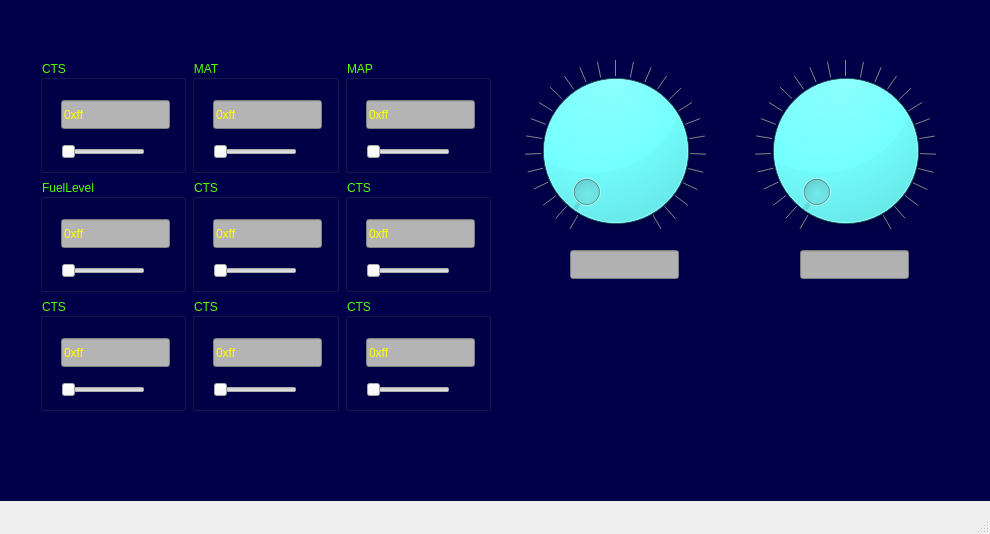
<?xml version="1.0" encoding="UTF-8"?>
<ui version="4.0">
 <class>MainWindow</class>
 <widget class="QMainWindow" name="MainWindow">
  <property name="geometry">
   <rect>
    <x>0</x>
    <y>0</y>
    <width>990</width>
    <height>534</height>
   </rect>
  </property>
  <property name="windowTitle">
   <string>MainWindow</string>
  </property>
  <widget class="QWidget" name="centralwidget">
   <widget class="QDial" name="dial_10">
    <property name="geometry">
     <rect>
      <x>510</x>
      <y>60</y>
      <width>211</width>
      <height>181</height>
     </rect>
    </property>
    <property name="cursor">
     <cursorShape>ClosedHandCursor</cursorShape>
    </property>
    <property name="styleSheet">
     <string notr="true">background-color: rgb(85, 255, 255);
color: rgb(85, 255, 255);</string>
    </property>
    <property name="maximum">
     <number>255</number>
    </property>
    <property name="singleStep">
     <number>10</number>
    </property>
    <property name="value">
     <number>4</number>
    </property>
    <property name="tracking">
     <bool>true</bool>
    </property>
    <property name="orientation">
     <enum>Qt::Vertical</enum>
    </property>
    <property name="invertedAppearance">
     <bool>false</bool>
    </property>
    <property name="invertedControls">
     <bool>false</bool>
    </property>
    <property name="wrapping">
     <bool>false</bool>
    </property>
    <property name="notchTarget">
     <double>10.699999999999999</double>
    </property>
    <property name="notchesVisible">
     <bool>true</bool>
    </property>
   </widget>
   <widget class="QLineEdit" name="lineEdit_5">
    <property name="geometry">
     <rect>
      <x>570</x>
      <y>250</y>
      <width>109</width>
      <height>29</height>
     </rect>
    </property>
    <property name="styleSheet">
     <string notr="true">background-color: rgb(177, 177, 177);</string>
    </property>
   </widget>
   <widget class="QWidget" name="layoutWidget">
    <property name="geometry">
     <rect>
      <x>0</x>
      <y>0</y>
      <width>2</width>
      <height>2</height>
     </rect>
    </property>
    <layout class="QVBoxLayout" name="verticalLayout_5"/>
   </widget>
   <widget class="QWidget" name="layoutWidget">
    <property name="geometry">
     <rect>
      <x>0</x>
      <y>0</y>
      <width>2</width>
      <height>2</height>
     </rect>
    </property>
    <layout class="QHBoxLayout" name="horizontalLayout"/>
   </widget>
   <widget class="QDial" name="dial_11">
    <property name="geometry">
     <rect>
      <x>740</x>
      <y>60</y>
      <width>211</width>
      <height>181</height>
     </rect>
    </property>
    <property name="cursor">
     <cursorShape>ClosedHandCursor</cursorShape>
    </property>
    <property name="styleSheet">
     <string notr="true">background-color: rgb(85, 255, 255);
color: rgb(85, 255, 255);</string>
    </property>
    <property name="maximum">
     <number>255</number>
    </property>
    <property name="singleStep">
     <number>10</number>
    </property>
    <property name="value">
     <number>4</number>
    </property>
    <property name="tracking">
     <bool>true</bool>
    </property>
    <property name="orientation">
     <enum>Qt::Vertical</enum>
    </property>
    <property name="invertedAppearance">
     <bool>false</bool>
    </property>
    <property name="invertedControls">
     <bool>false</bool>
    </property>
    <property name="wrapping">
     <bool>false</bool>
    </property>
    <property name="notchTarget">
     <double>10.699999999999999</double>
    </property>
    <property name="notchesVisible">
     <bool>true</bool>
    </property>
   </widget>
   <widget class="QLineEdit" name="lineEdit_6">
    <property name="geometry">
     <rect>
      <x>800</x>
      <y>250</y>
      <width>109</width>
      <height>29</height>
     </rect>
    </property>
    <property name="styleSheet">
     <string notr="true">background-color: rgb(177, 177, 177);</string>
    </property>
   </widget>
   <widget class="QLabel" name="label">
    <property name="geometry">
     <rect>
      <x>0</x>
      <y>0</y>
      <width>1001</width>
      <height>501</height>
     </rect>
    </property>
    <property name="styleSheet">
     <string notr="true">background-color: rgb(0, 0, 72);</string>
    </property>
    <property name="text">
     <string/>
    </property>
   </widget>
   <widget class="QWidget" name="layoutWidget_2">
    <property name="geometry">
     <rect>
      <x>40</x>
      <y>60</y>
      <width>451</width>
      <height>351</height>
     </rect>
    </property>
    <property name="minimumSize">
     <size>
      <width>451</width>
      <height>351</height>
     </size>
    </property>
    <layout class="QGridLayout" name="gridLayout">
     <item row="0" column="0">
      <widget class="QGroupBox" name="groupBox">
       <property name="minimumSize">
        <size>
         <width>146</width>
         <height>112</height>
        </size>
       </property>
       <property name="styleSheet">
        <string notr="true">color: rgb(85, 255, 0);
border-color: rgb(255, 255, 0);
font: 75 12pt &quot;Comic Sans MS&quot;;</string>
       </property>
       <property name="title">
        <string>CTS</string>
       </property>
       <widget class="QLineEdit" name="lineEdit">
        <property name="geometry">
         <rect>
          <x>21</x>
          <y>40</y>
          <width>109</width>
          <height>29</height>
         </rect>
        </property>
        <property name="minimumSize">
         <size>
          <width>109</width>
          <height>29</height>
         </size>
        </property>
        <property name="styleSheet">
         <string notr="true">background-color: rgb(180, 180, 180);
color: rgb(255, 255, 0);</string>
        </property>
        <property name="text">
         <string>0xff</string>
        </property>
       </widget>
       <widget class="QSlider" name="horizontalSlider">
        <property name="geometry">
         <rect>
          <x>21</x>
          <y>84</y>
          <width>84</width>
          <height>16</height>
         </rect>
        </property>
        <property name="minimumSize">
         <size>
          <width>84</width>
          <height>16</height>
         </size>
        </property>
        <property name="orientation">
         <enum>Qt::Horizontal</enum>
        </property>
       </widget>
      </widget>
     </item>
     <item row="0" column="1">
      <widget class="QGroupBox" name="groupBox_2">
       <property name="minimumSize">
        <size>
         <width>145</width>
         <height>112</height>
        </size>
       </property>
       <property name="styleSheet">
        <string notr="true">color: rgb(85, 255, 0);
border-color: rgb(255, 255, 0);
font: 75 12pt &quot;Comic Sans MS&quot;;</string>
       </property>
       <property name="title">
        <string>MAT</string>
       </property>
       <widget class="QLineEdit" name="lineEdit_2">
        <property name="geometry">
         <rect>
          <x>21</x>
          <y>40</y>
          <width>109</width>
          <height>29</height>
         </rect>
        </property>
        <property name="minimumSize">
         <size>
          <width>109</width>
          <height>29</height>
         </size>
        </property>
        <property name="styleSheet">
         <string notr="true">background-color: rgb(180, 180, 180);
color: rgb(255, 255, 0);</string>
        </property>
        <property name="text">
         <string>0xff</string>
        </property>
       </widget>
       <widget class="QSlider" name="horizontalSlider_2">
        <property name="geometry">
         <rect>
          <x>21</x>
          <y>84</y>
          <width>84</width>
          <height>16</height>
         </rect>
        </property>
        <property name="minimumSize">
         <size>
          <width>84</width>
          <height>16</height>
         </size>
        </property>
        <property name="orientation">
         <enum>Qt::Horizontal</enum>
        </property>
       </widget>
      </widget>
     </item>
     <item row="0" column="2">
      <widget class="QGroupBox" name="groupBox_3">
       <property name="minimumSize">
        <size>
         <width>146</width>
         <height>112</height>
        </size>
       </property>
       <property name="styleSheet">
        <string notr="true">color: rgb(85, 255, 0);
border-color: rgb(255, 255, 0);
font: 75 12pt &quot;Comic Sans MS&quot;;</string>
       </property>
       <property name="title">
        <string>MAP</string>
       </property>
       <widget class="QLineEdit" name="lineEdit_3">
        <property name="geometry">
         <rect>
          <x>21</x>
          <y>40</y>
          <width>109</width>
          <height>29</height>
         </rect>
        </property>
        <property name="minimumSize">
         <size>
          <width>109</width>
          <height>29</height>
         </size>
        </property>
        <property name="styleSheet">
         <string notr="true">background-color: rgb(180, 180, 180);
color: rgb(255, 255, 0);</string>
        </property>
        <property name="text">
         <string>0xff</string>
        </property>
       </widget>
       <widget class="QSlider" name="horizontalSlider_3">
        <property name="geometry">
         <rect>
          <x>21</x>
          <y>84</y>
          <width>84</width>
          <height>16</height>
         </rect>
        </property>
        <property name="minimumSize">
         <size>
          <width>84</width>
          <height>16</height>
         </size>
        </property>
        <property name="orientation">
         <enum>Qt::Horizontal</enum>
        </property>
       </widget>
      </widget>
     </item>
     <item row="1" column="0">
      <widget class="QGroupBox" name="groupBox_4">
       <property name="minimumSize">
        <size>
         <width>146</width>
         <height>113</height>
        </size>
       </property>
       <property name="styleSheet">
        <string notr="true">color: rgb(85, 255, 0);
border-color: rgb(255, 255, 0);
font: 75 12pt &quot;Comic Sans MS&quot;;</string>
       </property>
       <property name="title">
        <string>FuelLevel</string>
       </property>
       <widget class="QLineEdit" name="lineEdit_4">
        <property name="geometry">
         <rect>
          <x>21</x>
          <y>40</y>
          <width>109</width>
          <height>29</height>
         </rect>
        </property>
        <property name="minimumSize">
         <size>
          <width>109</width>
          <height>29</height>
         </size>
        </property>
        <property name="styleSheet">
         <string notr="true">background-color: rgb(180, 180, 180);
color: rgb(255, 255, 0);</string>
        </property>
        <property name="text">
         <string>0xff</string>
        </property>
       </widget>
       <widget class="QSlider" name="horizontalSlider_4">
        <property name="geometry">
         <rect>
          <x>21</x>
          <y>84</y>
          <width>84</width>
          <height>16</height>
         </rect>
        </property>
        <property name="minimumSize">
         <size>
          <width>84</width>
          <height>16</height>
         </size>
        </property>
        <property name="orientation">
         <enum>Qt::Horizontal</enum>
        </property>
       </widget>
      </widget>
     </item>
     <item row="1" column="1">
      <widget class="QGroupBox" name="groupBox_6">
       <property name="minimumSize">
        <size>
         <width>145</width>
         <height>113</height>
        </size>
       </property>
       <property name="styleSheet">
        <string notr="true">color: rgb(85, 255, 0);
border-color: rgb(255, 255, 0);
font: 75 12pt &quot;Comic Sans MS&quot;;</string>
       </property>
       <property name="title">
        <string>CTS</string>
       </property>
       <widget class="QLineEdit" name="lineEdit_8">
        <property name="geometry">
         <rect>
          <x>21</x>
          <y>40</y>
          <width>109</width>
          <height>29</height>
         </rect>
        </property>
        <property name="minimumSize">
         <size>
          <width>109</width>
          <height>29</height>
         </size>
        </property>
        <property name="styleSheet">
         <string notr="true">background-color: rgb(180, 180, 180);
color: rgb(255, 255, 0);</string>
        </property>
        <property name="text">
         <string>0xff</string>
        </property>
       </widget>
       <widget class="QSlider" name="horizontalSlider_6">
        <property name="geometry">
         <rect>
          <x>21</x>
          <y>84</y>
          <width>84</width>
          <height>16</height>
         </rect>
        </property>
        <property name="minimumSize">
         <size>
          <width>84</width>
          <height>16</height>
         </size>
        </property>
        <property name="orientation">
         <enum>Qt::Horizontal</enum>
        </property>
       </widget>
      </widget>
     </item>
     <item row="1" column="2">
      <widget class="QGroupBox" name="groupBox_5">
       <property name="minimumSize">
        <size>
         <width>146</width>
         <height>113</height>
        </size>
       </property>
       <property name="styleSheet">
        <string notr="true">color: rgb(85, 255, 0);
border-color: rgb(255, 255, 0);
font: 75 12pt &quot;Comic Sans MS&quot;;</string>
       </property>
       <property name="title">
        <string>CTS</string>
       </property>
       <widget class="QLineEdit" name="lineEdit_7">
        <property name="geometry">
         <rect>
          <x>21</x>
          <y>40</y>
          <width>109</width>
          <height>29</height>
         </rect>
        </property>
        <property name="minimumSize">
         <size>
          <width>109</width>
          <height>29</height>
         </size>
        </property>
        <property name="styleSheet">
         <string notr="true">background-color: rgb(180, 180, 180);
color: rgb(255, 255, 0);</string>
        </property>
        <property name="text">
         <string>0xff</string>
        </property>
       </widget>
       <widget class="QSlider" name="horizontalSlider_5">
        <property name="geometry">
         <rect>
          <x>21</x>
          <y>84</y>
          <width>84</width>
          <height>16</height>
         </rect>
        </property>
        <property name="minimumSize">
         <size>
          <width>84</width>
          <height>16</height>
         </size>
        </property>
        <property name="orientation">
         <enum>Qt::Horizontal</enum>
        </property>
       </widget>
      </widget>
     </item>
     <item row="2" column="0">
      <widget class="QGroupBox" name="groupBox_7">
       <property name="minimumSize">
        <size>
         <width>146</width>
         <height>112</height>
        </size>
       </property>
       <property name="styleSheet">
        <string notr="true">color: rgb(85, 255, 0);
border-color: rgb(255, 255, 0);
font: 75 12pt &quot;Comic Sans MS&quot;;</string>
       </property>
       <property name="title">
        <string>CTS</string>
       </property>
       <widget class="QLineEdit" name="lineEdit_9">
        <property name="geometry">
         <rect>
          <x>21</x>
          <y>40</y>
          <width>109</width>
          <height>29</height>
         </rect>
        </property>
        <property name="minimumSize">
         <size>
          <width>109</width>
          <height>29</height>
         </size>
        </property>
        <property name="styleSheet">
         <string notr="true">background-color: rgb(180, 180, 180);
color: rgb(255, 255, 0);</string>
        </property>
        <property name="text">
         <string>0xff</string>
        </property>
       </widget>
       <widget class="QSlider" name="horizontalSlider_7">
        <property name="geometry">
         <rect>
          <x>21</x>
          <y>84</y>
          <width>84</width>
          <height>16</height>
         </rect>
        </property>
        <property name="minimumSize">
         <size>
          <width>84</width>
          <height>16</height>
         </size>
        </property>
        <property name="orientation">
         <enum>Qt::Horizontal</enum>
        </property>
       </widget>
      </widget>
     </item>
     <item row="2" column="1">
      <widget class="QGroupBox" name="groupBox_8">
       <property name="minimumSize">
        <size>
         <width>145</width>
         <height>112</height>
        </size>
       </property>
       <property name="styleSheet">
        <string notr="true">color: rgb(85, 255, 0);
border-color: rgb(255, 255, 0);
font: 75 12pt &quot;Comic Sans MS&quot;;</string>
       </property>
       <property name="title">
        <string>CTS</string>
       </property>
       <widget class="QLineEdit" name="lineEdit_10">
        <property name="geometry">
         <rect>
          <x>21</x>
          <y>40</y>
          <width>109</width>
          <height>29</height>
         </rect>
        </property>
        <property name="minimumSize">
         <size>
          <width>109</width>
          <height>29</height>
         </size>
        </property>
        <property name="styleSheet">
         <string notr="true">background-color: rgb(180, 180, 180);
color: rgb(255, 255, 0);</string>
        </property>
        <property name="text">
         <string>0xff</string>
        </property>
       </widget>
       <widget class="QSlider" name="horizontalSlider_8">
        <property name="geometry">
         <rect>
          <x>21</x>
          <y>84</y>
          <width>84</width>
          <height>16</height>
         </rect>
        </property>
        <property name="minimumSize">
         <size>
          <width>84</width>
          <height>16</height>
         </size>
        </property>
        <property name="orientation">
         <enum>Qt::Horizontal</enum>
        </property>
       </widget>
      </widget>
     </item>
     <item row="2" column="2">
      <widget class="QGroupBox" name="groupBox_9">
       <property name="minimumSize">
        <size>
         <width>146</width>
         <height>112</height>
        </size>
       </property>
       <property name="styleSheet">
        <string notr="true">color: rgb(85, 255, 0);
border-color: rgb(255, 255, 0);
font: 75 12pt &quot;Comic Sans MS&quot;;</string>
       </property>
       <property name="title">
        <string>CTS</string>
       </property>
       <widget class="QLineEdit" name="lineEdit_13">
        <property name="geometry">
         <rect>
          <x>21</x>
          <y>40</y>
          <width>109</width>
          <height>29</height>
         </rect>
        </property>
        <property name="minimumSize">
         <size>
          <width>109</width>
          <height>29</height>
         </size>
        </property>
        <property name="styleSheet">
         <string notr="true">background-color: rgb(180, 180, 180);
color: rgb(255, 255, 0);</string>
        </property>
        <property name="text">
         <string>0xff</string>
        </property>
       </widget>
       <widget class="QSlider" name="horizontalSlider_11">
        <property name="geometry">
         <rect>
          <x>21</x>
          <y>84</y>
          <width>84</width>
          <height>16</height>
         </rect>
        </property>
        <property name="minimumSize">
         <size>
          <width>84</width>
          <height>16</height>
         </size>
        </property>
        <property name="orientation">
         <enum>Qt::Horizontal</enum>
        </property>
       </widget>
      </widget>
     </item>
    </layout>
    <zorder>groupBox_2</zorder>
    <zorder>groupBox_6</zorder>
    <zorder>groupBox_7</zorder>
    <zorder>groupBox_3</zorder>
    <zorder>groupBox_4</zorder>
    <zorder>groupBox_5</zorder>
    <zorder>groupBox</zorder>
    <zorder>groupBox_9</zorder>
    <zorder>groupBox_8</zorder>
   </widget>
   <widget class="QSplitter" name="splitter">
    <property name="geometry">
     <rect>
      <x>0</x>
      <y>0</y>
      <width>0</width>
      <height>0</height>
     </rect>
    </property>
    <property name="orientation">
     <enum>Qt::Horizontal</enum>
    </property>
   </widget>
   <widget class="QWidget" name="layoutWidget">
    <property name="geometry">
     <rect>
      <x>0</x>
      <y>0</y>
      <width>2</width>
      <height>2</height>
     </rect>
    </property>
    <layout class="QHBoxLayout" name="horizontalLayout_2"/>
   </widget>
   <widget class="QWidget" name="">
    <property name="geometry">
     <rect>
      <x>570</x>
      <y>300</y>
      <width>401</width>
      <height>161</height>
     </rect>
    </property>
    <layout class="QGridLayout" name="gridLayout_2">
     <item row="0" column="0">
      <widget class="QRadioButton" name="radioButton">
       <property name="styleSheet">
        <string notr="true">color: rgb(85, 255, 0);
font: 75 16pt &quot;Comic Sans MS&quot;;</string>
       </property>
       <property name="text">
        <string>RadioButton</string>
       </property>
      </widget>
     </item>
     <item row="0" column="1">
      <widget class="QRadioButton" name="radioButton_2">
       <property name="styleSheet">
        <string notr="true">color: rgb(85, 255, 0);
font: 75 16pt &quot;Comic Sans MS&quot;;</string>
       </property>
       <property name="text">
        <string>RadioButton</string>
       </property>
      </widget>
     </item>
     <item row="1" column="0">
      <widget class="QRadioButton" name="radioButton_4">
       <property name="styleSheet">
        <string notr="true">color: rgb(85, 255, 0);
font: 75 16pt &quot;Comic Sans MS&quot;;</string>
       </property>
       <property name="text">
        <string>RadioButton</string>
       </property>
      </widget>
     </item>
     <item row="1" column="1">
      <widget class="QRadioButton" name="radioButton_3">
       <property name="styleSheet">
        <string notr="true">color: rgb(85, 255, 0);
font: 75 16pt &quot;Comic Sans MS&quot;;</string>
       </property>
       <property name="text">
        <string>RadioButton</string>
       </property>
      </widget>
     </item>
     <item row="2" column="0">
      <widget class="QRadioButton" name="radioButton_6">
       <property name="styleSheet">
        <string notr="true">color: rgb(85, 255, 0);
font: 75 16pt &quot;Comic Sans MS&quot;;</string>
       </property>
       <property name="text">
        <string>RadioButton</string>
       </property>
      </widget>
     </item>
     <item row="2" column="1">
      <widget class="QRadioButton" name="radioButton_5">
       <property name="styleSheet">
        <string notr="true">color: rgb(85, 255, 0);
font: 75 16pt &quot;Comic Sans MS&quot;;</string>
       </property>
       <property name="text">
        <string>RadioButton</string>
       </property>
      </widget>
     </item>
     <item row="3" column="0">
      <widget class="QRadioButton" name="radioButton_8">
       <property name="styleSheet">
        <string notr="true">color: rgb(85, 255, 0);
font: 75 16pt &quot;Comic Sans MS&quot;;</string>
       </property>
       <property name="text">
        <string>RadioButton</string>
       </property>
      </widget>
     </item>
     <item row="3" column="1">
      <widget class="QRadioButton" name="radioButton_7">
       <property name="styleSheet">
        <string notr="true">color: rgb(85, 255, 0);
font: 75 16pt &quot;Comic Sans MS&quot;;</string>
       </property>
       <property name="text">
        <string>RadioButton</string>
       </property>
      </widget>
     </item>
    </layout>
   </widget>
   <zorder>splitter</zorder>
   <zorder>label</zorder>
   <zorder>layoutWidget</zorder>
   <zorder>layoutWidget</zorder>
   <zorder>layoutWidget</zorder>
   <zorder>lineEdit_5</zorder>
   <zorder>lineEdit_6</zorder>
   <zorder>layoutWidget_2</zorder>
   <zorder>dial_10</zorder>
   <zorder>dial_11</zorder>
   <zorder>radioButton</zorder>
   <zorder>radioButton_2</zorder>
   <zorder>radioButton_3</zorder>
   <zorder>radioButton_4</zorder>
   <zorder>radioButton_5</zorder>
   <zorder>radioButton_6</zorder>
   <zorder>radioButton_7</zorder>
   <zorder>radioButton_8</zorder>
  </widget>
  <widget class="QMenuBar" name="menubar">
   <property name="geometry">
    <rect>
     <x>0</x>
     <y>0</y>
     <width>990</width>
     <height>20</height>
    </rect>
   </property>
  </widget>
  <widget class="QStatusBar" name="statusbar"/>
 </widget>
 <resources/>
 <connections/>
</ui>
